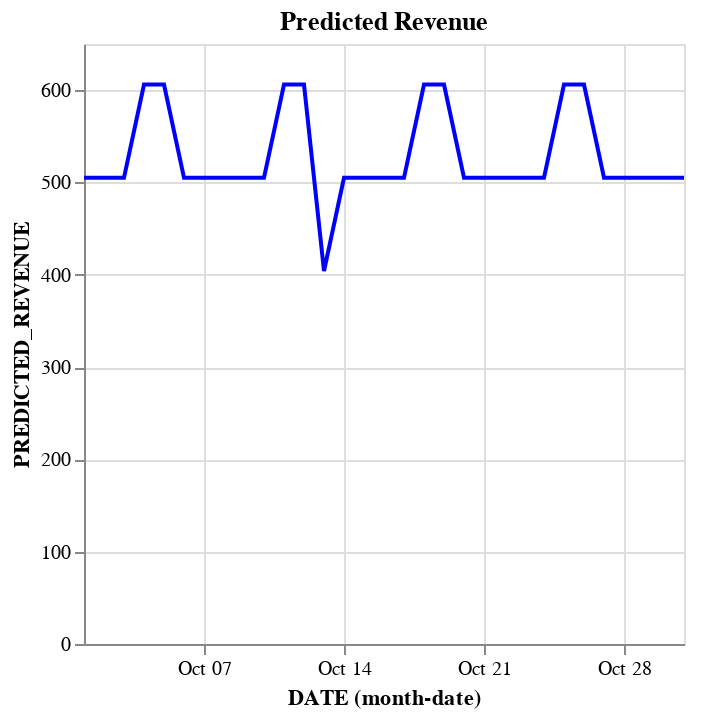

The code cell stored with this chart in its notebook:
### Code cell
import altair as alt
alt.data_transformers.disable_max_rows()
df_forecast = df_forecast.move_to("pandas")
chart_predicted = alt.Chart(df_forecast).mark_line(color='blue').encode(
    x='monthdate(DATE):T',
    y='PREDICTED_REVENUE:Q',
    tooltip=['DATE', 'PREDICTED_REVENUE']
).properties(title="Predicted Revenue")
chart_predicted

### Figure 1 — Vega-Lite specification as saved in the notebook (floating-point values rounded to 4 significant figures)
{"config": {"view": {"continuousWidth": 300, "continuousHeight": 300}}, "data": {"name": "data-cc1b1dc5dd048cad38f126397e6db7e4"}, "mark": {"type": "line", "color": "blue"}, "encoding": {"tooltip": [{"field": "DATE", "type": "temporal"}, {"field": "PREDICTED_REVENUE", "type": "quantitative"}], "x": {"field": "DATE", "timeUnit": "monthdate", "type": "temporal"}, "y": {"field": "PREDICTED_REVENUE", "type": "quantitative"}}, "title": "Predicted Revenue", "$schema": "https://vega.github.io/schema/vega-lite/v5.20.1.json", "datasets": {"data-cc1b1dc5dd048cad38f126397e6db7e4": [{"DATE": "2025-10-01T00:00:00.000000", "REVENUE": NaN, "PREDICTED_REVENUE": 505.1}, {"DATE": "2025-10-02T00:00:00.000000", "REVENUE": NaN, "PREDICTED_REVENUE": 505.1}, {"DATE": "2025-10-03T00:00:00.000000", "REVENUE": NaN, "PREDICTED_REVENUE": 505.1}, {"DATE": "2025-10-04T00:00:00.000000", "REVENUE": NaN, "PREDICTED_REVENUE": 606.1}, {"DATE": "2025-10-05T00:00:00.000000", "REVENUE": NaN, "PREDICTED_REVENUE": 606.1}, {"DATE": "2025-10-06T00:00:00.000000", "REVENUE": NaN, "PREDICTED_REVENUE": 505.1}, {"DATE": "2025-10-07T00:00:00.000000", "REVENUE": NaN, "PREDICTED_REVENUE": 505.1}, {"DATE": "2025-10-08T00:00:00.000000", "REVENUE": NaN, "PREDICTED_REVENUE": 505.1}, {"DATE": "2025-10-09T00:00:00.000000", "REVENUE": NaN, "PREDICTED_REVENUE": 505.1}, {"DATE": "2025-10-10T00:00:00.000000", "REVENUE": NaN, "PREDICTED_REVENUE": 505.1}, {"DATE": "2025-10-11T00:00:00.000000", "REVENUE": NaN, "PREDICTED_REVENUE": 606.1}, {"DATE": "2025-10-12T00:00:00.000000", "REVENUE": NaN, "PREDICTED_REVENUE": 606.1}, {"DATE": "2025-10-13T00:00:00.000000", "REVENUE": NaN, "PREDICTED_REVENUE": 404.1}, {"DATE": "2025-10-14T00:00:00.000000", "REVENUE": NaN, "PREDICTED_REVENUE": 505.1}, {"DATE": "2025-10-15T00:00:00.000000", "REVENUE": NaN, "PREDICTED_REVENUE": 505.1}, {"DATE": "2025-10-16T00:00:00.000000", "REVENUE": NaN, "PREDICTED_REVENUE": 505.1}, {"DATE": "2025-10-17T00:00:00.000000", "REVENUE": NaN, "PREDICTED_REVENUE": 505.1}, {"DATE": "2025-10-18T00:00:00.000000", "REVENUE": NaN, "PREDICTED_REVENUE": 606.1}, {"DATE": "2025-10-19T00:00:00.000000", "REVENUE": NaN, "PREDICTED_REVENUE": 606.1}, {"DATE": "2025-10-20T00:00:00.000000", "REVENUE": NaN, "PREDICTED_REVENUE": 505.1}, {"DATE": "2025-10-21T00:00:00.000000", "REVENUE": NaN, "PREDICTED_REVENUE": 505.1}, {"DATE": "2025-10-22T00:00:00.000000", "REVENUE": NaN, "PREDICTED_REVENUE": 505.1}, {"DATE": "2025-10-23T00:00:00.000000", "REVENUE": NaN, "PREDICTED_REVENUE": 505.1}, {"DATE": "2025-10-24T00:00:00.000000", "REVENUE": NaN, "PREDICTED_REVENUE": 505.1}, {"DATE": "2025-10-25T00:00:00.000000", "REVENUE": NaN, "PREDICTED_REVENUE": 606.1}, {"DATE": "2025-10-26T00:00:00.000000", "REVENUE": NaN, "PREDICTED_REVENUE": 606.1}, {"DATE": "2025-10-27T00:00:00.000000", "REVENUE": NaN, "PREDICTED_REVENUE": 505.1}, {"DATE": "2025-10-28T00:00:00.000000", "REVENUE": NaN, "PREDICTED_REVENUE": 505.1}, {"DATE": "2025-10-29T00:00:00.000000", "REVENUE": NaN, "PREDICTED_REVENUE": 505.1}, {"DATE": "2025-10-30T00:00:00.000000", "REVENUE": NaN, "PREDICTED_REVENUE": 505.1}, {"DATE": "2025-10-31T00:00:00.000000", "REVENUE": NaN, "PREDICTED_REVENUE": 505.1}]}}
